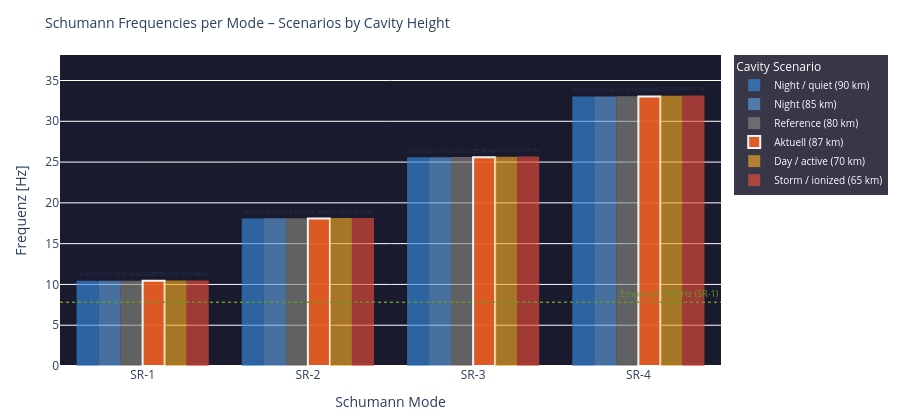

The code cell stored with this chart in its notebook:
### Code cell
# ============================================================
# RESONANCE CONDITIONS – Schumann frequencies as bar chart
# Each SR mode: frequency at different cavity heights
# ============================================================

modi        = [1, 2, 3, 4]
h_scenarios = {
    'Night / quiet (90 km)':   90.0,
    'Night (85 km)':           85.0,
    'Reference (80 km)':        80.0,
    f'Aktuell ({h_eff:.0f} km)': float(h_eff),
    'Day / active (70 km)':     70.0,
    'Storm / ionized (65 km)': 65.0,
}
colors_h = ['#378ADD','#5F9FDD','#888780','#E85D24','#F2A623','#e74c3c']

fig = go.Figure()

x_labels = [f'SR-{n}' for n in modi]

for i, (label, h) in enumerate(h_scenarios.items()):
    freqs = [schumann_freq(n, h) for n in modi]
    # Highlight if this is the current height
    is_current = abs(h - float(h_eff)) < 0.1
    fig.add_trace(go.Bar(
        name=label,
        x=x_labels,
        y=freqs,
        marker_color=colors_h[i],
        opacity=0.95 if is_current else 0.65,
        marker_line=dict(color='white', width=2) if is_current else dict(width=0),
        text=[f'{f:.2f} Hz' for f in freqs],
        textposition='outside',
        textfont=dict(size=8),
    ))

# Referenz-Linie SR-1 = 7.83 Hz (empirisch)
fig.add_hline(y=7.83, line_dash='dot', line_color='#639922', line_width=1.5,
              annotation_text='Empirical 7.83 Hz (SR-1)',
              annotation_font=dict(size=9, color='#639922'))

fig.update_layout(
    title=dict(text='Schumann Frequencies per Mode – Scenarios by Cavity Height', font=dict(size=14)),
    barmode='group',
    xaxis=dict(title='Schumann Mode'),
    yaxis=dict(title='Frequenz [Hz]', range=[0, max(schumann_freq(4, 65)*1.15, 38)]),
    height=420,
    plot_bgcolor='#1a1a2e',
    paper_bgcolor='rgba(0,0,0,0)',
    legend=dict(title='Cavity Scenario', bgcolor='rgba(20,20,40,0.85)',
                font=dict(color='white', size=10)),
    margin=dict(l=60, r=30, t=55, b=50)
)
fig.show()

# Textausgabe Delta zur Referenz
print(f'\nFrequency delta (current {h_eff:.0f} km vs. reference 80 km):')
ref_f = {n: schumann_freq(n, 80.0) for n in modi}
act_f = {n: schumann_freq(n, float(h_eff)) for n in modi}
for n in modi:
    d = (act_f[n] - ref_f[n]) * 1000
    print(f'  SR-{n}: {act_f[n]:.4f} Hz  (Ref {ref_f[n]:.4f} Hz  Δ {d:+.1f} mHz)')

### Figure 1 — Plotly figure (JSON) as saved in the notebook; plotly's stock layout.template omitted (floating-point values rounded to 4 significant figures)
{"data": [{"marker": {"color": "#378ADD", "line": {"width": 0}}, "name": "Night / quiet (90 km)", "opacity": 0.65, "text": ["10.44 Hz", "18.09 Hz", "25.58 Hz", "33.03 Hz"], "textfont": {"size": 8}, "textposition": "outside", "type": "bar", "x": ["SR-1", "SR-2", "SR-3", "SR-4"], "y": [10.44, 18.09, 25.58, 33.03]}, {"marker": {"color": "#5F9FDD", "line": {"width": 0}}, "name": "Night (85 km)", "opacity": 0.65, "text": ["10.45 Hz", "18.10 Hz", "25.60 Hz", "33.05 Hz"], "textfont": {"size": 8}, "textposition": "outside", "type": "bar", "x": ["SR-1", "SR-2", "SR-3", "SR-4"], "y": [10.45, 18.1, 25.6, 33.05]}, {"marker": {"color": "#888780", "line": {"width": 0}}, "name": "Reference (80 km)", "opacity": 0.65, "text": ["10.46 Hz", "18.12 Hz", "25.62 Hz", "33.08 Hz"], "textfont": {"size": 8}, "textposition": "outside", "type": "bar", "x": ["SR-1", "SR-2", "SR-3", "SR-4"], "y": [10.46, 18.12, 25.62, 33.08]}, {"marker": {"color": "#E85D24", "line": {"color": "white", "width": 2}}, "name": "Aktuell (87 km)", "opacity": 0.95, "text": ["10.45 Hz", "18.10 Hz", "25.59 Hz", "33.04 Hz"], "textfont": {"size": 8}, "textposition": "outside", "type": "bar", "x": ["SR-1", "SR-2", "SR-3", "SR-4"], "y": [10.45, 18.1, 25.59, 33.04]}, {"marker": {"color": "#F2A623", "line": {"width": 0}}, "name": "Day / active (70 km)", "opacity": 0.65, "text": ["10.48 Hz", "18.15 Hz", "25.66 Hz", "33.13 Hz"], "textfont": {"size": 8}, "textposition": "outside", "type": "bar", "x": ["SR-1", "SR-2", "SR-3", "SR-4"], "y": [10.48, 18.15, 25.66, 33.13]}, {"marker": {"color": "#e74c3c", "line": {"width": 0}}, "name": "Storm / ionized (65 km)", "opacity": 0.65, "text": ["10.48 Hz", "18.16 Hz", "25.68 Hz", "33.15 Hz"], "textfont": {"size": 8}, "textposition": "outside", "type": "bar", "x": ["SR-1", "SR-2", "SR-3", "SR-4"], "y": [10.48, 18.16, 25.68, 33.15]}], "layout": {"annotations": [{"font": {"color": "#639922", "size": 9}, "showarrow": false, "text": "Empirical 7.83 Hz (SR-1)", "x": 1, "xanchor": "right", "xref": "x domain", "y": 7.83, "yanchor": "bottom", "yref": "y"}], "barmode": "group", "height": 420, "legend": {"bgcolor": "rgba(20,20,40,0.85)", "font": {"color": "white", "size": 10}, "title": {"text": "Cavity Scenario"}}, "margin": {"b": 50, "l": 60, "r": 30, "t": 55}, "paper_bgcolor": "rgba(0,0,0,0)", "plot_bgcolor": "#1a1a2e", "shapes": [{"line": {"color": "#639922", "dash": "dot", "width": 1.5}, "type": "line", "x0": 0, "x1": 1, "xref": "x domain", "y0": 7.83, "y1": 7.83, "yref": "y"}], "title": {"font": {"size": 14}, "text": "Schumann Frequencies per Mode – Scenarios by Cavity Height"}, "xaxis": {"title": {"text": "Schumann Mode"}}, "yaxis": {"range": [0, 38.13], "title": {"text": "Frequenz [Hz]"}}}}
